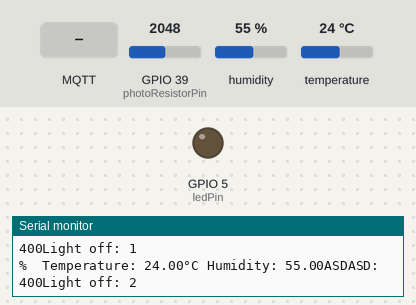
A sketch run on a simulated ESP32. Shown: output pins drawn as LEDs (lit = HIGH), the last lines printed to the serial monitor. The inputs (shaded band) are chosen by the test bench; at power-on: GPIO 39 (photoResistorPin) = 2048, humidity 55 %, temperature 24 °C. WiFi joins after 1.5 s; servers stay silent unless stated; no MQTT or app messages arrive unless stated.

Above: at 2.7 s.
2.8 s: GPIO 39 (photoResistorPin) set to 423
7.0 s: GPIO 39 (photoResistorPin) set to 362
At 10.7 s:
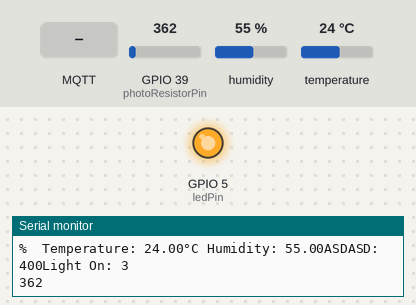
13.5 s: MQTT message "4" arrives on the first subscribed topic
At 16.7 s:
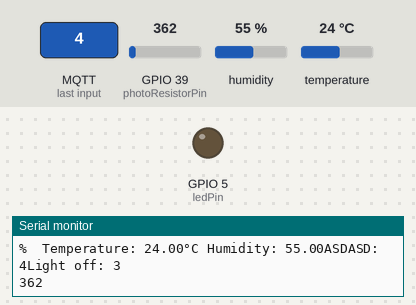
19.7 s: GPIO 39 (photoResistorPin) set to 6
23.6 s: GPIO 39 (photoResistorPin) set to 3
At 28.0 s:
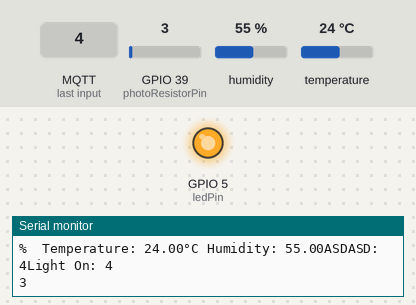
Timing chart, 0 to 29.0 s (numbered marks = the images above; inputs shaded):
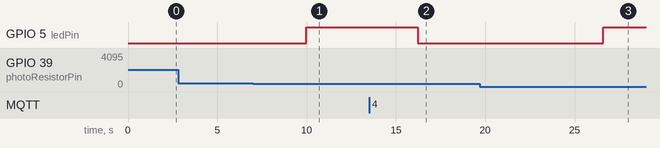

Measured:
- the behaviour switches between 401 and 400 on GPIO 39 (photoResistorPin) (found by bisection; images 0 and 1)
- the behaviour switches between 5 and 4 on GPIO 39 (photoResistorPin) (found by bisection; images 2 and 3)
- after the input at 7.0 s, GPIO 5 (ledPin): LOW → HIGH after 3.0 s
- after the input at 13.5 s, GPIO 5 (ledPin): HIGH → LOW after 2.7 s
- after the input at 23.6 s, GPIO 5 (ledPin): LOW → HIGH after 3.0 s

The sketch:

mosqt.ino
```cpp
//This is for esp
#include <WiFi.h>
#include <DHT.h>
#include <PubSubClient.h>
#include <SPI.h>
#include <MFRC522.h>

const char* ssid = "AMANANET_016";
const char* password = "68557461";
const char* mqtt_server = "192.168.1.161";
long lastMsg = 0;
char msg[50];
int value = 0;
int lightThreashold = 400;

WiFiClient espClient;
PubSubClient client(espClient);

int islightReallyTrue = 0;
int islightReallyFalse = 0;
// Led Pin
const int ledPin = 5;
// PhotoResistor Pin
const int photoResistorPin = 39;  //VN
// RFID pins
#define SS_PIN 17  // SDA Pin
#define RST_PIN 4  // RST Pin
MFRC522 rfid(SS_PIN, RST_PIN);
// DHT pin
#define DHTPIN 16
#define DHTTYPE DHT11
DHT dht(DHTPIN, DHTTYPE);

void setup() {
  Serial.begin(115200);
  // WIFI
  setup_wifi();
  // RFID
  SPI.begin();
  rfid.PCD_Init();
  // DHT
  dht.begin();
  // MQTT
  client.setServer(mqtt_server, 1883);
  client.setCallback(callback);
  // LED
  pinMode(ledPin, OUTPUT);
}

void setup_wifi() {
  delay(10);
  Serial.println();
  Serial.print("Connecting to ");
  Serial.println(ssid);
  WiFi.begin(ssid, password);
  while (WiFi.status() != WL_CONNECTED) {
    delay(500);
    Serial.print(".");
  }
  Serial.println("");
  Serial.println("WiFi connected");
  Serial.println("IP address: ");
  Serial.println(WiFi.localIP());
}

void reconnect() {
  while (!client.connected()) {
    Serial.print("Attempting MQTT connection...");
    if (client.connect("vanieriot")) {
      Serial.println("connected");
    } else {
      Serial.print("failed, rc=");
      Serial.print(client.state());
      Serial.println(" try again in 5 seconds");
      delay(5000);
    }
  }
}

String checkRfid() {
  if (!rfid.PICC_IsNewCardPresent()) {
    return "none";
  }

  if (!rfid.PICC_ReadCardSerial()) {
    return "none";
  }

  String card_uid = "";
  for (byte i = 0; i < rfid.uid.size; i++) {
    if (rfid.uid.uidByte[i] < 0x10) {
      card_uid += "0";
    }
    card_uid += String(rfid.uid.uidByte[i], HEX);
  }
  rfid.PICC_HaltA();
  Serial.println(card_uid);
  return card_uid;
}

void loop() {
  if (!client.connected()) {
    reconnect();
  }

  if (!client.loop()) {
    client.connect("vanieriot");
  }

  String resultTemp = dhtHandlerTemp();
  String resultHum = dhtHandlerHum();
  String tag_id = checkRfid();

  // Only publish RFID data when a tag is scanned
  if (tag_id != "none") {
    client.publish("IoTlab/RFID", tag_id.c_str());
  }

  client.subscribe("IoTlab/lightChange");
  client.publish("IoTlab/dht11/hum", resultHum.c_str());
  client.publish("IoTlab/dht11/temp", resultTemp.c_str());

  lightSensor();
  delay(1000);
}


void callback(String topic, byte* message, unsigned int length) {
  Serial.print("Message arrived on topic: ");
  Serial.print(topic);
  Serial.print(". Message: ");
  String messagein;
  for (int i = 0; i < length; i++) {
    Serial.print((char)message[i]);
    messagein += (char)message[i];
  }
    Serial.println(messagein);
    lightThreashold = atoi(messagein.c_str());
}

void lightSensor() {
  int lightValue = analogRead(photoResistorPin);
  String lightValueStr = String(lightValue);
  Serial.println("ASDASD:");
  Serial.print(lightThreashold);
  if (atoi(lightValueStr.c_str()) <= lightThreashold) {
    islightReallyFalse = 0;
    islightReallyTrue++;
    Serial.println("Light On: " + String(islightReallyTrue));

    if (islightReallyTrue == 4) {
      islightReallyTrue = 3;
    }

    if (islightReallyTrue == 3) {
      digitalWrite(ledPin, HIGH);
      client.publish("IoTlab/EPS32", lightValueStr.c_str());
      Serial.println(lightValueStr.c_str());
    }
  } else {
    islightReallyTrue = 0;
    islightReallyFalse++;
    Serial.println("Light off: " + String(islightReallyFalse));

    if (islightReallyFalse == 4) {
      islightReallyFalse = 3;
    }

    if (islightReallyFalse == 3) {
      digitalWrite(ledPin, LOW);
      client.publish("IoTlab/EPS32", lightValueStr.c_str());
      Serial.println(lightValueStr.c_str());
    }
  }
}

String dhtHandlerTemp() {
  float t = dht.readTemperature();
  if (isnan(t)) {
    return "";
  }
  Serial.print(F("%  Temperature: "));
  Serial.print(t);
  Serial.print(F("°C "));
  return String(t);
}

String dhtHandlerHum() {
  float h = dht.readHumidity();
  if (isnan(h)) {
    return "";
  }
  Serial.print(F("Humidity: "));
  Serial.print(h);
  return String(h);
}
```
